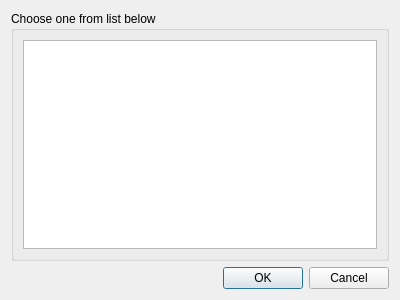
<?xml version="1.0" encoding="UTF-8"?>
<ui version="4.0">
 <class>FindAppServerDialog</class>
 <widget class="QDialog" name="FindAppServerDialog">
  <property name="geometry">
   <rect>
    <x>0</x>
    <y>0</y>
    <width>400</width>
    <height>300</height>
   </rect>
  </property>
  <property name="minimumSize">
   <size>
    <width>300</width>
    <height>170</height>
   </size>
  </property>
  <property name="windowTitle">
   <string>Found enterprise controllers</string>
  </property>
  <property name="modal">
   <bool>true</bool>
  </property>
  <layout class="QVBoxLayout" name="verticalLayout">
   <item>
    <widget class="QGroupBox" name="groupBox">
     <property name="title">
      <string>Choose one from list below</string>
     </property>
     <layout class="QVBoxLayout" name="verticalLayout_2">
      <item>
       <widget class="QTreeView" name="foundEnterpriseControllersView"/>
      </item>
     </layout>
    </widget>
   </item>
   <item>
    <widget class="QDialogButtonBox" name="buttonBox">
     <property name="orientation">
      <enum>Qt::Horizontal</enum>
     </property>
     <property name="standardButtons">
      <set>QDialogButtonBox::Cancel|QDialogButtonBox::Ok</set>
     </property>
    </widget>
   </item>
  </layout>
 </widget>
 <resources/>
 <connections>
  <connection>
   <sender>buttonBox</sender>
   <signal>accepted()</signal>
   <receiver>FindAppServerDialog</receiver>
   <slot>accept()</slot>
   <hints>
    <hint type="sourcelabel">
     <x>248</x>
     <y>254</y>
    </hint>
    <hint type="destinationlabel">
     <x>157</x>
     <y>274</y>
    </hint>
   </hints>
  </connection>
  <connection>
   <sender>buttonBox</sender>
   <signal>rejected()</signal>
   <receiver>FindAppServerDialog</receiver>
   <slot>reject()</slot>
   <hints>
    <hint type="sourcelabel">
     <x>316</x>
     <y>260</y>
    </hint>
    <hint type="destinationlabel">
     <x>286</x>
     <y>274</y>
    </hint>
   </hints>
  </connection>
 </connections>
</ui>
